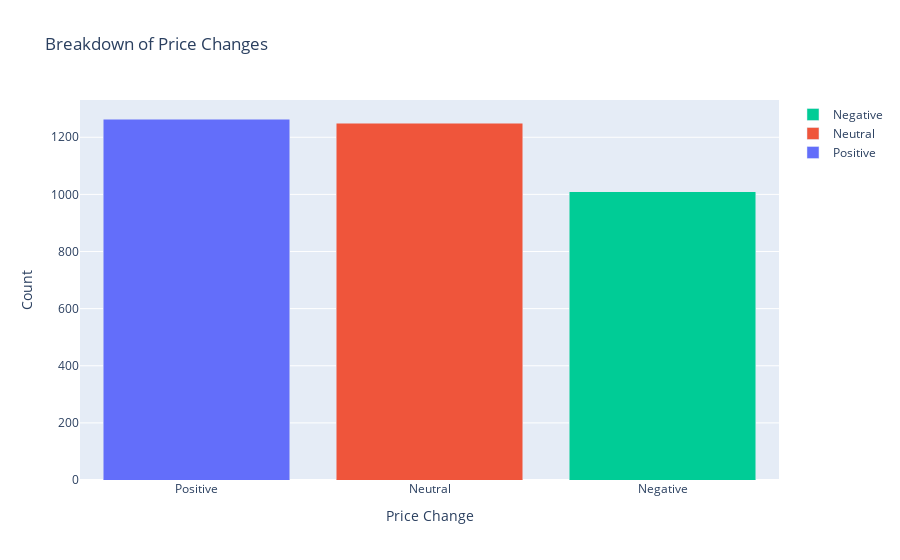

Write notebook code for a chart like this one.
### Code cell
positive = price_change[price_change > 0.25].count()
neutral = price_change[(price_change >= -0.25) & (price_change <= 0.25)].count()
negative = price_change[price_change < -0.25].count()

fig = go.Figure(
    data=[
        go.Bar(name='Positive', x=['Positive'], y=[positive]),
        go.Bar(name='Neutral', x=['Neutral'], y=[neutral]),
        go.Bar(name='Negative', x=['Negative'], y=[negative]),
        ]
    )
fig.update_layout(
    barmode='stack',
    title='Breakdown of Price Changes',
    xaxis_title='Price Change',
    yaxis_title='Count'
    )
fig.show()

### Figure 1 — Plotly figure (JSON) as saved in the notebook; plotly's stock layout.template omitted (floating-point values rounded to 4 significant figures)
{"data": [{"name": "Positive", "type": "bar", "x": ["Positive"], "y": [1264]}, {"name": "Neutral", "type": "bar", "x": ["Neutral"], "y": [1249]}, {"name": "Negative", "type": "bar", "x": ["Negative"], "y": [1009]}], "layout": {"barmode": "stack", "title": {"text": "Breakdown of Price Changes"}, "xaxis": {"title": {"text": "Price Change"}}, "yaxis": {"title": {"text": "Count"}}}}
